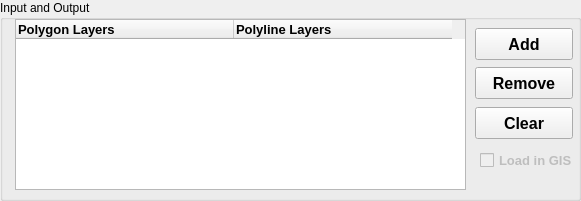
  <widget class="QGroupBox" name="groupBoxInput">
   <property name="geometry">
    <rect>
     <x>15</x>
     <y>29</y>
     <width>581</width>
     <height>201</height>
    </rect>
   </property>
   <property name="title">
    <string>Input and Output</string>
   </property>
   <widget class="QPushButton" name="pushButtonAdd">
    <property name="geometry">
     <rect>
      <x>475</x>
      <y>28</y>
      <width>98</width>
      <height>32</height>
     </rect>
    </property>
    <property name="font">
     <font>
      <pointsize>12</pointsize>
      <weight>75</weight>
      <bold>true</bold>
     </font>
    </property>
    <property name="text">
     <string>Add</string>
    </property>
    <property name="checkable">
     <bool>false</bool>
    </property>
    <property name="autoDefault">
     <bool>false</bool>
    </property>
    <property name="flat">
     <bool>false</bool>
    </property>
   </widget>
   <widget class="QTableWidget" name="tableWidget">
    <property name="geometry">
     <rect>
      <x>15</x>
      <y>19</y>
      <width>451</width>
      <height>171</height>
     </rect>
    </property>
    <property name="font">
     <font>
      <family>Arial</family>
      <pointsize>11</pointsize>
      <weight>75</weight>
      <bold>true</bold>
     </font>
    </property>
    <property name="acceptDrops">
     <bool>true</bool>
    </property>
    <property name="layoutDirection">
     <enum>Qt::LeftToRight</enum>
    </property>
    <property name="frameShape">
     <enum>QFrame::StyledPanel</enum>
    </property>
    <property name="frameShadow">
     <enum>QFrame::Sunken</enum>
    </property>
    <property name="lineWidth">
     <number>1</number>
    </property>
    <property name="editTriggers">
     <set>QAbstractItemView::CurrentChanged|QAbstractItemView::SelectedClicked</set>
    </property>
    <property name="dragEnabled">
     <bool>true</bool>
    </property>
    <property name="dragDropMode">
     <enum>QAbstractItemView::DragDrop</enum>
    </property>
    <property name="wordWrap">
     <bool>false</bool>
    </property>
    <property name="cornerButtonEnabled">
     <bool>true</bool>
    </property>
    <property name="columnCount">
     <number>2</number>
    </property>
    <attribute name="horizontalHeaderDefaultSectionSize">
     <number>218</number>
    </attribute>
    <attribute name="horizontalHeaderMinimumSectionSize">
     <number>100</number>
    </attribute>
    <column>
     <property name="text">
      <string>Polygon Layers</string>
     </property>
     <property name="font">
      <font>
       <family>Arial</family>
       <pointsize>10</pointsize>
       <weight>75</weight>
       <italic>false</italic>
       <bold>true</bold>
      </font>
     </property>
     <property name="textAlignment">
      <set>AlignLeading|AlignVCenter</set>
     </property>
    </column>
    <column>
     <property name="text">
      <string>Polyline Layers</string>
     </property>
     <property name="font">
      <font>
       <family>Arial</family>
       <pointsize>10</pointsize>
       <weight>75</weight>
       <bold>true</bold>
      </font>
     </property>
     <property name="textAlignment">
      <set>AlignLeading|AlignVCenter</set>
     </property>
    </column>
   </widget>
   <widget class="QPushButton" name="pushButtonRemove">
    <property name="geometry">
     <rect>
      <x>475</x>
      <y>67</y>
      <width>98</width>
      <height>32</height>
     </rect>
    </property>
    <property name="font">
     <font>
      <pointsize>12</pointsize>
      <weight>75</weight>
      <bold>true</bold>
     </font>
    </property>
    <property name="text">
     <string>Remove</string>
    </property>
    <property name="autoDefault">
     <bool>false</bool>
    </property>
   </widget>
   <widget class="QCheckBox" name="checkBoxDissolvePolygons">
    <property name="enabled">
     <bool>false</bool>
    </property>
    <property name="geometry">
     <rect>
      <x>480</x>
      <y>150</y>
      <width>101</width>
      <height>21</height>
     </rect>
    </property>
    <property name="font">
     <font>
      <family>Arial</family>
      <pointsize>10</pointsize>
      <weight>75</weight>
      <italic>false</italic>
      <bold>true</bold>
      <underline>false</underline>
      <strikeout>false</strikeout>
     </font>
    </property>
    <property name="text">
     <string>Load in GIS</string>
    </property>
    <property name="checkable">
     <bool>false</bool>
    </property>
    <property name="checked">
     <bool>false</bool>
    </property>
   </widget>
   <widget class="QPushButton" name="pushButtonClear">
    <property name="geometry">
     <rect>
      <x>475</x>
      <y>107</y>
      <width>98</width>
      <height>32</height>
     </rect>
    </property>
    <property name="font">
     <font>
      <pointsize>12</pointsize>
      <weight>75</weight>
      <bold>true</bold>
     </font>
    </property>
    <property name="text">
     <string>Clear</string>
    </property>
    <property name="autoDefault">
     <bool>false</bool>
    </property>
   </widget>
  </widget>
